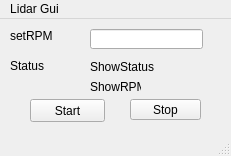
<?xml version="1.0" encoding="UTF-8"?>
<ui version="4.0">
 <class>lidarwindow</class>
 <widget class="QMainWindow" name="lidarwindow">
  <property name="geometry">
   <rect>
    <x>0</x>
    <y>0</y>
    <width>231</width>
    <height>156</height>
   </rect>
  </property>
  <property name="windowTitle">
   <string>MainWindow</string>
  </property>
  <widget class="QWidget" name="centralwidget">
   <widget class="QPushButton" name="startLidar">
    <property name="geometry">
     <rect>
      <x>30</x>
      <y>80</y>
      <width>75</width>
      <height>23</height>
     </rect>
    </property>
    <property name="text">
     <string>Start</string>
    </property>
   </widget>
   <widget class="QPushButton" name="stopLidar">
    <property name="geometry">
     <rect>
      <x>130</x>
      <y>80</y>
      <width>71</width>
      <height>21</height>
     </rect>
    </property>
    <property name="text">
     <string>Stop</string>
    </property>
   </widget>
   <widget class="QLabel" name="statusLabel">
    <property name="geometry">
     <rect>
      <x>10</x>
      <y>40</y>
      <width>47</width>
      <height>13</height>
     </rect>
    </property>
    <property name="text">
     <string>Status</string>
    </property>
   </widget>
   <widget class="QLabel" name="showStatus">
    <property name="geometry">
     <rect>
      <x>90</x>
      <y>40</y>
      <width>71</width>
      <height>16</height>
     </rect>
    </property>
    <property name="text">
     <string>ShowStatus</string>
    </property>
   </widget>
   <widget class="QLabel" name="showRpm">
    <property name="geometry">
     <rect>
      <x>90</x>
      <y>60</y>
      <width>51</width>
      <height>16</height>
     </rect>
    </property>
    <property name="text">
     <string>ShowRPM</string>
    </property>
   </widget>
   <widget class="QLabel" name="rpmlabel">
    <property name="geometry">
     <rect>
      <x>10</x>
      <y>10</y>
      <width>47</width>
      <height>13</height>
     </rect>
    </property>
    <property name="text">
     <string>setRPM</string>
    </property>
   </widget>
   <widget class="QLineEdit" name="setRpm">
    <property name="geometry">
     <rect>
      <x>90</x>
      <y>10</y>
      <width>113</width>
      <height>20</height>
     </rect>
    </property>
   </widget>
  </widget>
  <widget class="QMenuBar" name="menubar">
   <property name="geometry">
    <rect>
     <x>0</x>
     <y>0</y>
     <width>231</width>
     <height>21</height>
    </rect>
   </property>
   <widget class="QMenu" name="menuLidar_Gui">
    <property name="title">
     <string>Lidar Gui</string>
    </property>
   </widget>
   <addaction name="menuLidar_Gui"/>
  </widget>
  <widget class="QStatusBar" name="statusbar"/>
 </widget>
 <resources/>
 <connections/>
</ui>
